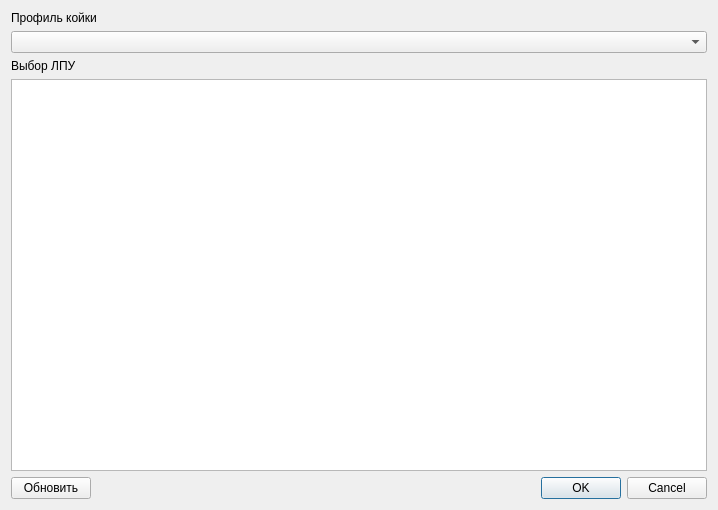
<?xml version="1.0" encoding="UTF-8"?>
<ui version="4.0">
 <class>HospitalOrderSelectDialog</class>
 <widget class="QDialog" name="HospitalOrderSelectDialog">
  <property name="geometry">
   <rect>
    <x>0</x>
    <y>0</y>
    <width>718</width>
    <height>510</height>
   </rect>
  </property>
  <property name="windowTitle">
   <string>Выбор ЛПУ</string>
  </property>
  <layout class="QGridLayout" name="gridLayout">
   <item row="4" column="1">
    <widget class="QDialogButtonBox" name="buttonBox">
     <property name="orientation">
      <enum>Qt::Horizontal</enum>
     </property>
     <property name="standardButtons">
      <set>QDialogButtonBox::Cancel|QDialogButtonBox::Ok</set>
     </property>
     <property name="centerButtons">
      <bool>false</bool>
     </property>
    </widget>
   </item>
   <item row="4" column="0">
    <widget class="QPushButton" name="btnRefresh">
     <property name="text">
      <string>Обновить</string>
     </property>
    </widget>
   </item>
   <item row="3" column="0" colspan="2">
    <widget class="QTableView" name="tblCKDInformation">
     <property name="alternatingRowColors">
      <bool>true</bool>
     </property>
     <property name="selectionMode">
      <enum>QAbstractItemView::SingleSelection</enum>
     </property>
     <property name="selectionBehavior">
      <enum>QAbstractItemView::SelectRows</enum>
     </property>
     <attribute name="verticalHeaderVisible">
      <bool>false</bool>
     </attribute>
    </widget>
   </item>
   <item row="2" column="0" colspan="2">
    <widget class="QLabel" name="label_2">
     <property name="text">
      <string>Выбор ЛПУ</string>
     </property>
    </widget>
   </item>
   <item row="1" column="0" colspan="2">
    <widget class="CRBComboBox" name="cmbHospitalBedProfile"/>
   </item>
   <item row="0" column="0" colspan="2">
    <widget class="QLabel" name="label">
     <property name="text">
      <string>Профиль койки</string>
     </property>
    </widget>
   </item>
  </layout>
 </widget>
 <customwidgets>
  <customwidget>
   <class>CRBComboBox</class>
   <extends>QComboBox</extends>
   <header>library/crbcombobox.h</header>
  </customwidget>
 </customwidgets>
 <resources/>
 <connections>
  <connection>
   <sender>buttonBox</sender>
   <signal>accepted()</signal>
   <receiver>HospitalOrderSelectDialog</receiver>
   <slot>accept()</slot>
   <hints>
    <hint type="sourcelabel">
     <x>248</x>
     <y>254</y>
    </hint>
    <hint type="destinationlabel">
     <x>157</x>
     <y>274</y>
    </hint>
   </hints>
  </connection>
  <connection>
   <sender>buttonBox</sender>
   <signal>rejected()</signal>
   <receiver>HospitalOrderSelectDialog</receiver>
   <slot>reject()</slot>
   <hints>
    <hint type="sourcelabel">
     <x>316</x>
     <y>260</y>
    </hint>
    <hint type="destinationlabel">
     <x>286</x>
     <y>274</y>
    </hint>
   </hints>
  </connection>
 </connections>
</ui>
